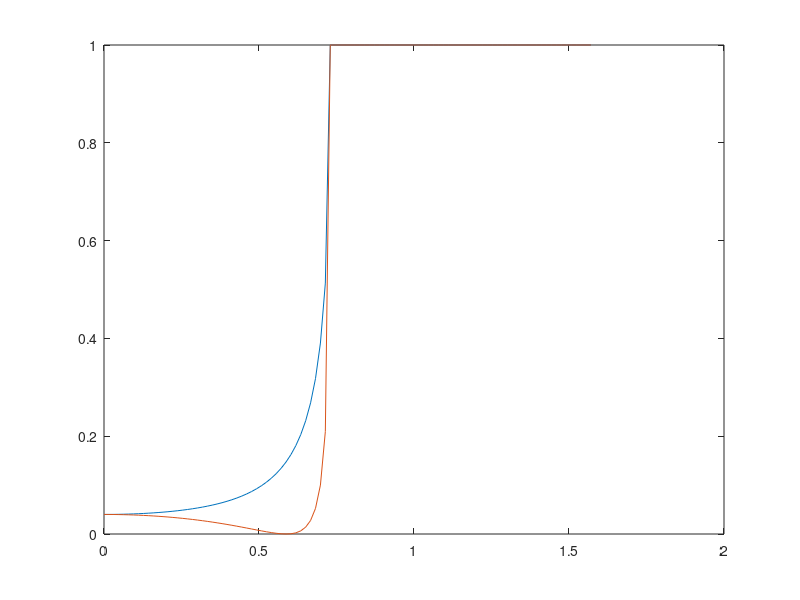

MATLAB code for this plot:
function [CriticalAngle] = Mat2AirFresnel()
%Fresnal Reflection from Air(1.0) to Material (1.5)
%   Fucntion will generate plots of Fresnal reflectance 
%   for a dielectric material (index of refraction = 1.5)
%   Plots out reflectance values for incidence angles
%   in between 0 and 90 degrees. Must plot for
%   parallel and perpendicular polarized components
%   Also finds the reflectance of both components at
%   normal incidence and the Brewster's angle.

% Constant refraction indices
refMat = 1.5; %ni
refAir = 1.0; %nt

% plot spacing
incidenceAngles = linspace(0,pi/2,100);
transmissionAngles = getTransAngles(incidenceAngles,refAir,refMat);

[parCrit,parComponent] = parReflectance(incidenceAngles,transmissionAngles,refAir,refMat);
[perpCrit,perpComponent] = perpReflectance(incidenceAngles,transmissionAngles,refAir,refMat);

CriticalAngle = parCrit;
CritAngleDegrees = CriticalAngle / pi * 180
perpCrit;
figure
plot(incidenceAngles,parComponent, incidenceAngles, perpComponent)
ylim([0,1]);
end

%Works out transmission angles from Snell's equation
function transmissionAngles = getTransAngles(incidenceAngles,refAir,refMat)
    transmissionAngles= zeros(1,size(incidenceAngles,2));
    for i = 1:size(incidenceAngles,2)
        snells = refMat*sin(incidenceAngles(i));
        transmissionAngles(i) = asin(snells/refAir);
    end
end

%Fresnel Reflectance for parallel polarized light
function [critical,reflectance] = parReflectance(incidenceAngles,transmissionAngles,refAir,refMat)
    airPar = refAir * cos(transmissionAngles);
    materialPar = refMat * cos(incidenceAngles);
    reflectance = power(abs((materialPar-airPar) ./ (materialPar+airPar)),2);
    [~,I] = find(reflectance == 1);
    critical = incidenceAngles(I);
    critical = critical(1);
end

%Fresnel Reflectance for perpendicular polarized light
function [critical,reflectance] = perpReflectance(incidenceAngles,transmissionAngles,refAir,refMat)
    airPerp = refAir * cos(incidenceAngles);
    materialPerp = refMat * cos(transmissionAngles);
    reflectance = power(abs((airPerp-materialPerp) ./ (airPerp+materialPerp)),2);
    [~,I] = find(reflectance == 1.0);
    critical = incidenceAngles(I);
    critical = critical(1);
end
